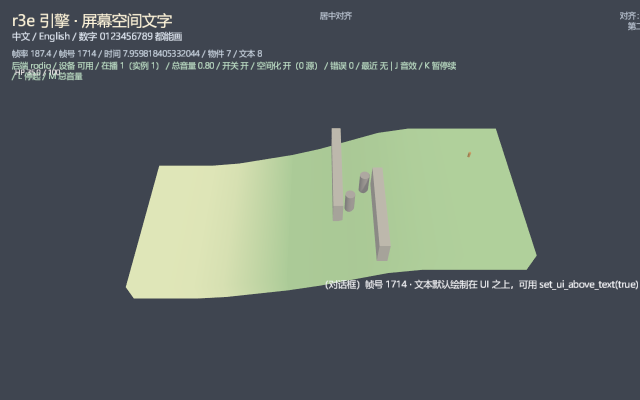
#> input picture assets/labs/nav_demo/evidence_chase/overview.png, 1280 x 800 px (shown at 1/2 size)
$ python -i nav_demo_chase.py   (imports and definitions only)
#> lines starting #> are read from the running program, lines starting #| are printed output that depends on the picture
"""M2-D07 导航寻路演示 —— 追踪镜头版（相机跟随圆柱体 agent）。

与 nav_demo_run.py 的区别：
- 原版是**固定俯视**相机（camera 段写死 0,132,92 -> 0,9,-2），整条路径一眼看全；
- 本脚本让相机**跟着 agent 走**：每帧按「agent 后方 + 上方」算出期望机位，做指数平滑后
  经 `script.eval` 调引擎脚本 API `camera(px,py,pz,tx,ty,tz)` 落到运行中的场景上，
  再 `capture.frame` 抓帧，得到第三人称追踪镜头序列。
- 因为相机逐帧变化，「世界 -> 屏幕」的投影矩阵也逐帧重算，红线叠加按帧投影
  （相机后方点按 w<=0 剔除，折线自动断开）。

做的事：
1. 起 r3e 宿主（1280x800，RPC 桥 8797），加载 assets/labs/nav_demo/nav_demo.r3e.json；
2. nav.bake 烘焙 + nav.stats 体检；
3. nav.nearest 吸起点/终点，nav.path 出路径，nav.smooth 出平滑路径；
4. 沿平滑路径等弧长取 CHASE_FRAMES 个点，逐帧：移动 agent -> 平滑机位 -> eval camera -> 抓帧；
5. 合成追踪镜头 GIF、关键帧拼图；最后把相机还原成场景俯视机位补一张总览图（画完整路径与起终点），
   数据落 evidence_chase/data_chase.json。

用法：
    python assets/labs/nav_demo/tools/nav_demo_chase.py

注意：本脚本**不加载** chase_cam.rhai。原因是该脚本每帧在 on_update 里硬设相机，
会覆盖 Python 侧算好的平滑机位；两者是两种用法（窗口实时看 vs 离线出片），不要同时开。
"""
import json
import math
import os
import socket
import subprocess
import sys
import time
from pathlib import Path

import numpy as np
from PIL import Image, ImageDraw, ImageFont

ROOT = Path(r"D:\rust3d-engine")
LAB = ROOT / "assets" / "labs" / "nav_demo"
EXE = ROOT / "target" / "x86_64-pc-windows-gnu" / "debug" / "r3e.exe"
SCENE = LAB / "nav_demo.r3e.json"
EV = LAB / "evidence_chase"
PORT = 8797
TOKEN = "secret"
W, H = 1280, 800

CHASE_FRAMES = int(os.environ.get("CHASE_FRAMES", "48"))
AGENT_LIFT = 0.9          # agent 节点原点离地高度（圆柱高 1.8m，原点在中心）
CAM_BACK = 24.0           # 机位在 agent 后方的水平距离
CAM_HEIGHT = 16.0         # 机位相对 agent 的高度（比原俯视机位低得多，但仍高过 8m 的墙）
LOOK_AHEAD = 9.0          # 视线落点在 agent 前方的距离（让 agent 偏画面下方、前方路径可见）
LOOK_LIFT = 1.0           # 视线落点相对 agent 的抬高
CAM_FOV = 50.0

# 地形剖面（只依赖 x），与 nav_demo.r3e.json 的 terrain.heights 同源
KNOTS = [(-60.0, 0.0), (-35.0, 0.0), (-5.0, 7.0), (25.0, 19.0), (60.0, 19.0)]

RED = (255, 40, 40)
RED_DIM = (255, 120, 120)
WHITE = (255, 255, 255)


# [7 lines left out: function ground, not called in this run]


# ---------- RPC ----------
class Rpc:
    # [105 lines left out: functions __init__, call, cam_matrix, project_vis, draw_polyline, arc_sample and 2 more, not called in this run]


def draw_chase_gif(data):
    """把追踪镜头过程帧合成 GIF：相机在动，红线按当前帧机位投影。"""
    frames = data["frames"]
    if len(frames) < 3:
        return None
    W2, H2 = 832, 520
    sx, sy = W2 / W, H2 / H
    f_lab = font(20, True)
    f_small = font(16)
    route = data["steps"]      # 48 个等弧长点：比 nav.smooth 的 8 点折线更贴合弯道
    imgs = []
    for idx, fr in enumerate(frames):
        k = fr["k"]
        im = Image.open(EV / fr["png"]).convert("RGB").resize((W2, H2))
        d = ImageDraw.Draw(im, "RGBA")
        P = np.array(fr["projection"], dtype=float).reshape(3, 4)
        # 未走过的整条路径：淡红线
        scr, vis = project_vis(P, route, W, H)
        draw_polyline(d, scr * np.array([sx, sy]), vis, RED_DIM + (150,), 3)
        # 已走过的部分：实红线
        walked = fr["walked"]
        if len(walked) >= 2:
            scr2, vis2 = project_vis(P, walked, W, H)
            draw_polyline(d, scr2 * np.array([sx, sy]), vis2, (20, 0, 0, 200), 7)
            draw_polyline(d, scr2 * np.array([sx, sy]), vis2, RED + (255,), 4)
        # agent 标记环
        a_scr, a_vis = project_vis(P, [fr["agent"]], W, H)
        if a_vis[0]:
            cx, cy = a_scr[0] * np.array([sx, sy])
            d.ellipse([cx - 10, cy - 10, cx + 10, cy + 10], outline=WHITE + (235,), width=3)
            d.ellipse([cx - 14, cy - 14, cx + 14, cy + 14], outline=RED + (200,), width=2)
        # 顶栏
        d.rectangle([0, 0, W2, 36], fill=(0, 0, 0, 150))
        prog = 100.0 * k / (len(frames) - 1)
        d.text((10, 8), f"追踪镜头 frame {k:02d}/{len(frames) - 1:02d}   进度 {prog:5.1f}%   "
                        f"地面高 {fr['agent'][1] - AGENT_LIFT:5.1f}m", font=f_lab, fill=WHITE)
        # 底栏：机位与目标距离
        d.rectangle([0, H2 - 30, W2, H2], fill=(0, 0, 0, 130))
        dist = math.dist(fr["cam_pos"], fr["agent"])
        d.text((10, H2 - 26), f"机位 ({fr['cam_pos'][0]:6.1f},{fr['cam_pos'][1]:5.1f},{fr['cam_pos'][2]:6.1f})"
                             f"   机位-目标 {dist:4.1f}m   fov {fr['fov']:.0f}°",
               font=f_small, fill=WHITE)
        imgs.append(im.convert("P", palette=Image.ADAPTIVE, colors=200))
    out = LAB / "nav_demo_chase.gif"
    imgs[0].save(out, save_all=True, append_images=imgs[1:], duration=110, loop=0,
                 optimize=True, disposal=2)
    print("wrote", out, out.stat().st_size // 1024, "KB", len(imgs), "frames")
    return out


# [221 lines left out: functions draw_contact_sheet, draw_overview, main, not called in this run]


# [2 lines not run here, left out]

>>> import cv2
>>> picture = cv2.imread('../evidence_chase/overview.png', cv2.IMREAD_GRAYSCALE)
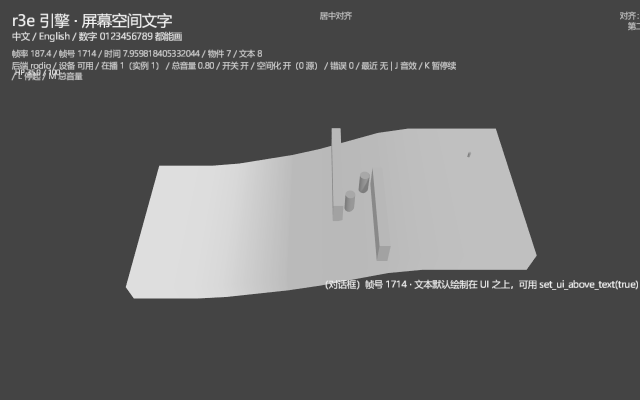
#> picture: shape (800, 1280) (shown at 1/2 size); min 68, max 249, mean 96.9
#> (the run stopped early here; a loop or call above may not have finished)
